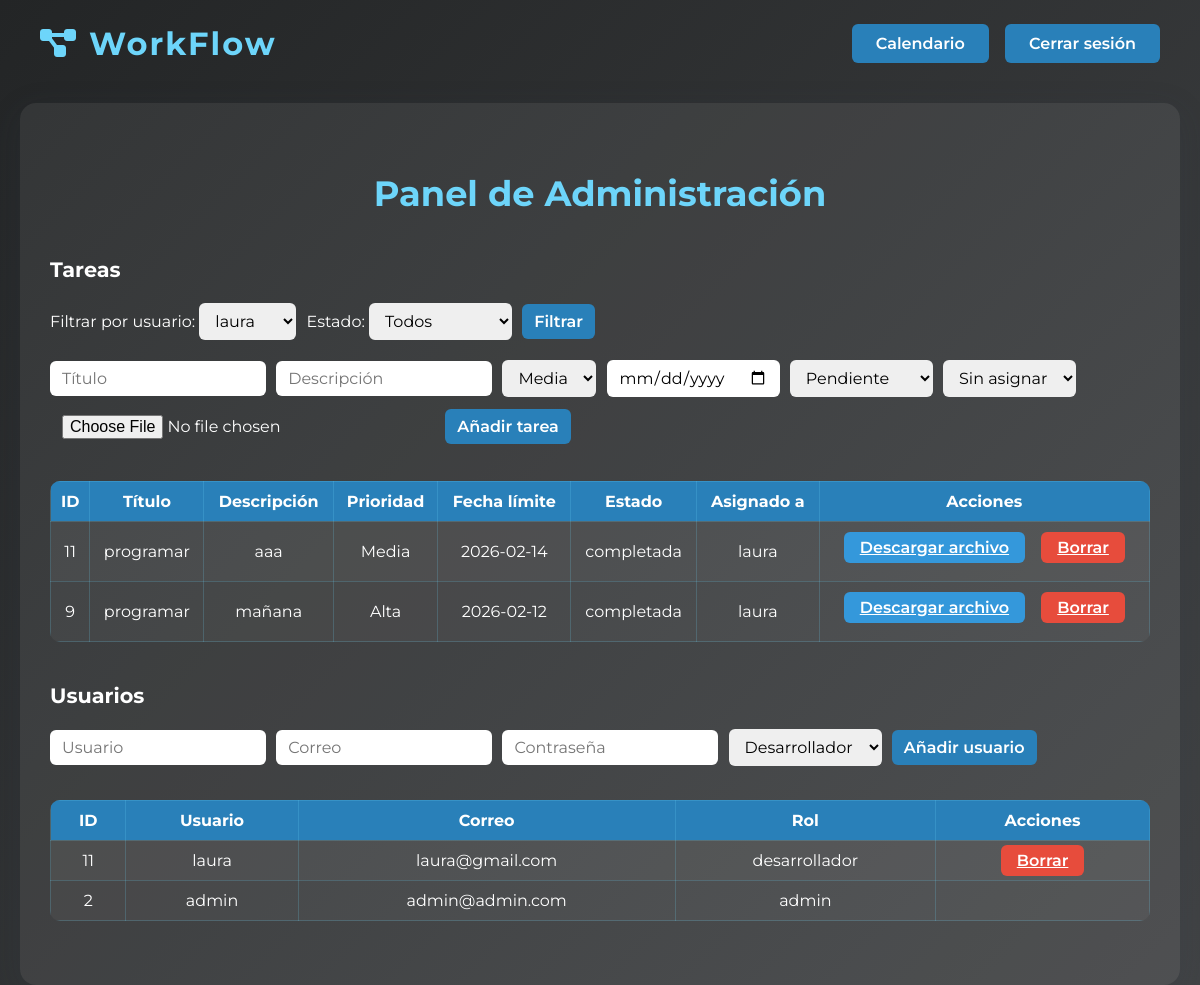
/public/admin.php?f_usuario_id=11 (signed in), run on the app's committed database.
### tables this page shows
CREATE TABLE `tareas` (
  `id` int(11) NOT NULL,
  `titulo` varchar(100) NOT NULL,
  `descripcion` text DEFAULT NULL,
  `prioridad` enum('alta','media','baja') DEFAULT 'media',
  `fecha_limite` date DEFAULT NULL,
  `estado` enum('pendiente','en_progreso','completada') DEFAULT 'pendiente',
  `usuario_id` int(11) DEFAULT NULL,
  `fecha_creacion` timestamp NOT NULL DEFAULT current_timestamp(),
  `tarea_zip` varchar(255) DEFAULT NULL
);

CREATE TABLE `usuarios` (
  `id` int(11) NOT NULL,
  `username` varchar(50) NOT NULL,
  `email` varchar(100) NOT NULL,
  `password` varchar(255) NOT NULL,
  `role` enum('desarrollador','admin','invitado') NOT NULL,
  `created_at` timestamp NOT NULL DEFAULT current_timestamp(),
  `profile_image` varchar(255) DEFAULT NULL
);

### public/admin.php (the view, shortened to what this page needs)
<?php
require_once '../config/db.php';
$usuarios = $conn->query('SELECT * FROM usuarios ORDER BY created_at DESC');
$where = [];
if (!empty($_GET['f_usuario_id'])) {
    $uid = intval($_GET['f_usuario_id']);
    $where[] = "t.usuario_id = $uid";
}
$where_sql = $where ? ('WHERE ' . implode(' AND ', $where)) : '';
$tareas = $conn->query("SELECT t.*, u.username as asignado, u.profile_image as asignado_img FROM tareas t LEFT JOIN usuarios u ON t.usuario_id = u.id $where_sql ORDER BY t.fecha_creacion DESC");
?>
<!DOCTYPE html>
<html lang="es">
<head>
    <link rel="stylesheet" href="https://cdnjs.cloudflare.com/ajax/libs/font-awesome/6.4.0/css/all.min.css">
</head>
<body>
    <div class="navbar">
        <div class="logo"><i class="fa-solid fa-diagram-project"></i> WorkFlow</div>
        <div class="nav-btns">
            <a href="calendario.php">Calendario</a>
            <a href="logout.php">Cerrar sesión</a>
        </div>
    </div>
    <div class="container">
        <h2>Panel de Administración</h2>
        <h3>Tareas</h3>
    <form method="GET" style="margin-bottom:10px;">
        <label>Filtrar por usuario:</label>
        <select name="f_usuario_id">
            <?php foreach ($usuarios as $u): ?>
                <option value="<?= $u['id'] ?>" <?= (isset($_GET['f_usuario_id']) && $_GET['f_usuario_id'] == $u['id']) ? 'selected' : '' ?>><?= htmlspecialchars($u['username']) ?></option>
            <?php endforeach; ?>
        </select>
        <label>Estado:</label>
        <select name="f_estado">
            <option value="">Todos</option>
        </select>
        <button type="submit">Filtrar</button>
    </form>
    <form method="POST" enctype="multipart/form-data">
        <input type="text" name="titulo" placeholder="Título" required>
        <input type="text" name="descripcion" placeholder="Descripción">
        <select name="prioridad">
            <option value="media" selected>Media</option>
        </select>
        <input type="date" name="fecha_limite" placeholder="Fecha límite">
        <select name="estado">
            <option value="pendiente">Pendiente</option>
        </select>
        <select name="usuario_id">
            <option value="">Sin asignar</option>
        </select>
        <input type="file" name="tarea_zip" accept=".zip">
        <button type="submit">Añadir tarea</button>
    </form>
    <table>
        <tr><th>ID</th><th>Título</th><th>Descripción</th><th>Prioridad</th><th>Fecha límite</th><th>Estado</th><th>Asignado a</th><th>Acciones</th></tr>
        <?php foreach ($tareas as $t): ?>
        <tr>
            <td><?= $t['id'] ?></td>
            <td><?= htmlspecialchars($t['titulo']) ?></td>
            <td><?= htmlspecialchars($t['descripcion']) ?></td>
            <td><?= ucfirst($t['prioridad']) ?></td>
            <td><?= $t['fecha_limite'] ? htmlspecialchars($t['fecha_limite']) : '-' ?></td>
            <td><?= $t['estado'] ?></td>
            <td>
                <?= htmlspecialchars($t['asignado'] ?? 'Sin asignar') ?>
            </td>
            <td>
                <?php if (!empty($t['tarea_zip'])): ?>
                    <a href="../public/<?= htmlspecialchars($t['tarea_zip']) ?>" target="_blank" class="btn" style="background:#3498db;color:#fff;padding:6px 16px;border-radius:6px;font-weight:600;margin-bottom:8px;display:inline-block;margin-right:12px;">Descargar archivo</a>
                <?php endif; ?>
                <a href="admin.php?accion=borrar_tarea&id=<?= $t['id'] ?>" onclick="return confirm('¿Borrar tarea?')" class="btn" style="background:#e74c3c;color:#fff;padding:6px 16px;border-radius:6px;font-weight:600;display:inline-block;">Borrar</a>
            </td>
        </tr>
        <?php endforeach; ?>
    </table>
    <h3>Usuarios</h3>
    <form method="POST">
        <input type="text" name="username" placeholder="Usuario" required>
        <input type="email" name="email" placeholder="Correo" required>
        <input type="password" name="password" placeholder="Contraseña" required>
        <select name="role">
            <option value="desarrollador">Desarrollador</option>
        </select>
        <button type="submit">Añadir usuario</button>
    </form>
    <table>
        <tr><th>ID</th><th>Usuario</th><th>Correo</th><th>Rol</th><th>Acciones</th></tr>
        <?php foreach ($usuarios as $u): ?>
        <tr>
            <td><?= $u['id'] ?></td>
            <td><?= htmlspecialchars($u['username']) ?></td>
            <td><?= htmlspecialchars($u['email']) ?></td>
            <td><?= $u['role'] ?></td>
            <td>
                <?php if ($u['id'] != $_SESSION['user_id']): ?>
                <a href="admin.php?accion=borrar_usuario&id=<?= $u['id'] ?>" onclick="return confirm('¿Borrar usuario?')" class="btn" style="background:#e74c3c;color:#fff;padding:6px 16px;border-radius:6px;font-weight:600;">Borrar</a>
                <?php endif; ?>
            </td>
        </tr>
        <?php endforeach; ?>
    </table>
</body>
</html>

### public/admin.php (style rules this page uses)
body { min-height: 100vh; margin: 0; background: linear-gradient(135deg, #232526 0%, #414345 100%); font-family: 'Montserrat', Arial, sans-serif; color: #fff; }
.navbar { display: flex; justify-content: space-between; align-items: center; padding: 24px 40px 0 40px; }
.navbar .logo { font-size: 2em; font-weight: 700; color: #6dd5fa; letter-spacing: 2px; }
.navbar .nav-btns a { color: #fff; background: #2980b9; border-radius: 6px; padding: 10px 24px; margin-left: 12px; text-decoration: none; font-weight: 600; transition: background 0.2s, color 0.2s; }
.container { max-width: 1100px; margin: 40px auto 0 auto; background: rgba(255,255,255,0.07); border-radius: 16px; box-shadow: 0 8px 32px rgba(44,62,80,0.15); padding: 40px 30px; }
h2 { color: #6dd5fa; font-size: 2.2em; margin-bottom: 0.5em; text-align: center; }
h3 { color: #fff; font-size: 1.3em; margin-top: 2em; }
table { width: 100%; border-collapse: collapse; margin: 1.5em 0; background: rgba(255,255,255,0.04); border-radius: 10px; overflow: hidden; }
th, td { border: 1px solid #6dd5fa33; padding: 10px 8px; text-align: center; }
th { background: #2980b9; color: #fff; font-weight: 700; }
tr:nth-child(even) { background: rgba(255,255,255,0.03); }
form { margin-bottom: 1.5em; }
input, select, button { font-family: inherit; font-size: 1em; border-radius: 6px; border: none; padding: 8px 12px; margin: 0 6px 10px 0; }
input[type="date"] { min-width: 120px; }
button, .btn { background: #2980b9; color: #fff; font-weight: 600; cursor: pointer; transition: background 0.2s, color 0.2s; }

### data on the page
tareas: id "11", titulo "programar", descripcion "aaa", prioridad "Media", fecha_limite "2026-02-14", estado "completada", usuario.username "laura"
tareas: id "9", titulo "programar", descripcion "mañana", prioridad "Alta", fecha_limite "2026-02-12", estado "completada", usuario.username "laura"
usuarios: id "11", username "laura", email "laura@gmail.com", role "desarrollador"
usuarios: id "2", username "admin", email "admin@admin.com", role "admin"

### other printed values
form field f_usuario_id "laura"
